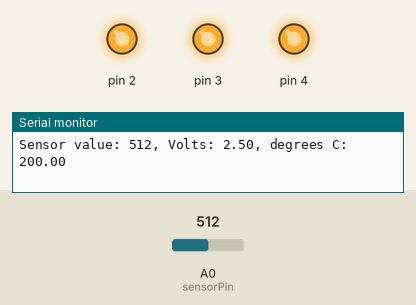
Simulated run of this sketch. Board: Arduino Uno, built with avr-gcc and run on an emulated ATmega328P. Shown: output pins drawn as LEDs (lit = HIGH), the last lines printed to the serial monitor. The test bench sets the inputs (shaded band); at power-on: A0 (sensorPin) = 512.

Above: at 1.2 s.
1.3 s: A0 (sensorPin) set to 173
4.3 s: A0 (sensorPin) set to 159
At 5.0 s:
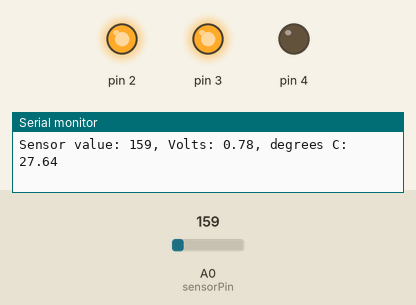
6.0 s: A0 (sensorPin) set to 122
At 6.5 s:
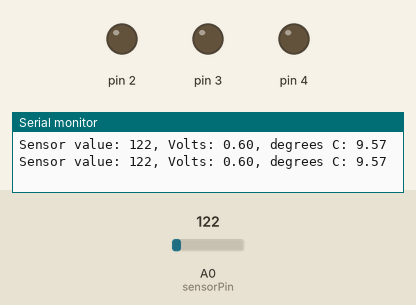
7.5 s: A0 (sensorPin) set to 306
At 7.9 s:
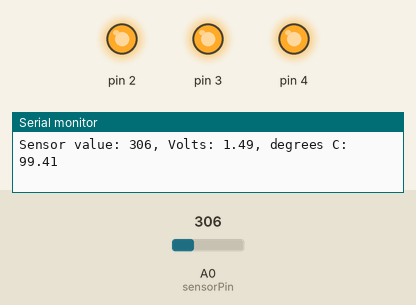
9.0 s: A0 (sensorPin) set to 0
At 9.3 s:
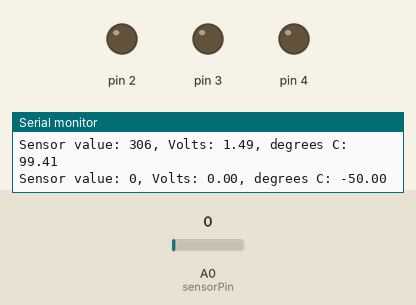
Timing chart, 0 to 11.5 s (numbered marks = the images above; inputs shaded):
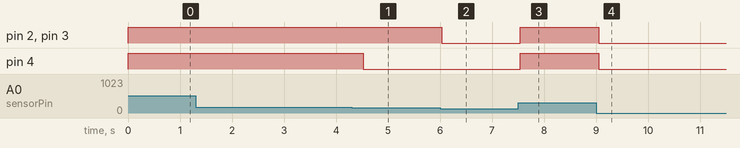

The sketch:

proj3.ino
```cpp
const int sensorPin = A0;
const float baselineTemp = 22.0;

void setup() {
  // Open serial port: connects Arduino to computer, thus, providing analog
  // data. Input 9600 is the speed of communication, 9600 bits per second.
  Serial.begin(9600);

  for(int pinNumber = 2; pinNumber < 5; pinNumber++) {
    pinMode(pinNumber, OUTPUT);
    digitalWrite(pinNumber, LOW);
  }
}

void loop() {
  int sensorVal = analogRead(sensorPin); // value between 0 and 1023 represents voltage from 0 to 5
  Serial.print("Sensor value: ");
  Serial.print(sensorVal);

  // Convert the ADC reading to voltage
  float voltage = (sensorVal/1024.0) * 5.0;
  Serial.print(", Volts: ");
  Serial.print(voltage);

  // Substract offset since sensor can read temperatures below 0
  // Vout = Tcoef * Tambient + Vzero
  float temperature = (voltage - 0.5) * 100;
  Serial.print(", degrees C: ");
  Serial.println(temperature);

  if (temperature < baselineTemp + 2) {
    digitalWrite(2, LOW);
    digitalWrite(3, LOW);
    digitalWrite(4, LOW);
  } else if (temperature < baselineTemp + 4) {
    digitalWrite(2, HIGH);
    digitalWrite(3, LOW);
    digitalWrite(4, LOW);
  } else if (temperature < baselineTemp + 6) {
    digitalWrite(2, HIGH);
    digitalWrite(3, HIGH);
    digitalWrite(4, LOW);
  } else {
    digitalWrite(2, HIGH);
    digitalWrite(3, HIGH);
    digitalWrite(4, HIGH);
  }

  // Sensor can read data only so often, reading more often might produce
  // erratic data
  delay(250);
}
```

Measured:
- the behaviour switches between 160 and 159 on A0 (sensorPin) (found by bisection; images 0 and 1)
- after the input at 4.3 s, pin 4: HIGH → LOW after 0.23 s
- after the input at 6.0 s, pin 2, pin 3: HIGH → LOW at once
- after the input at 7.5 s, pin 2–4: LOW → HIGH at once
- after the input at 9.0 s, pin 2–4: HIGH → LOW after 0.05 s
